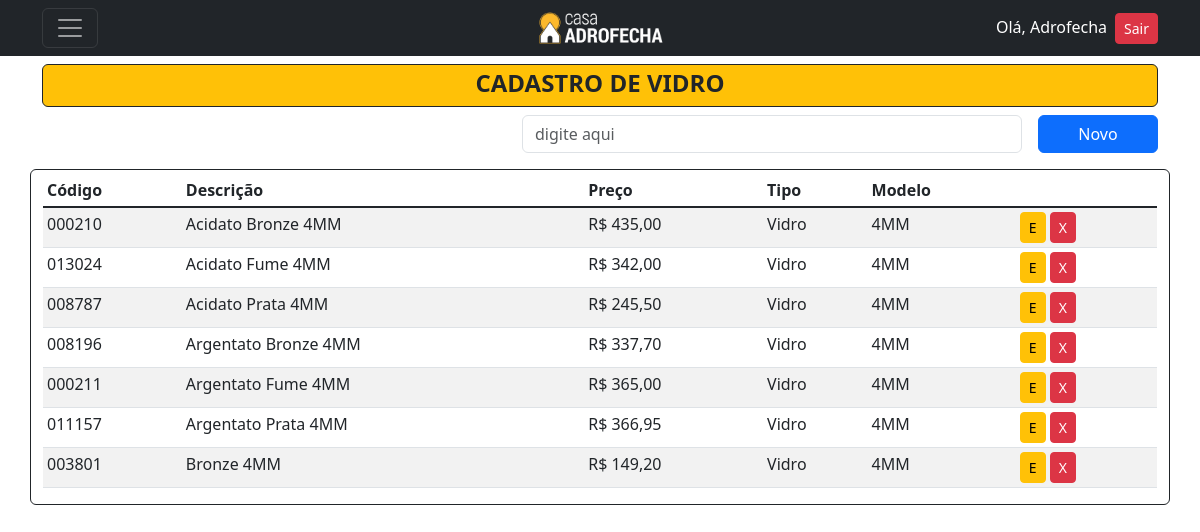
Before: /listar/vidro/ (signed in) with the older database file.
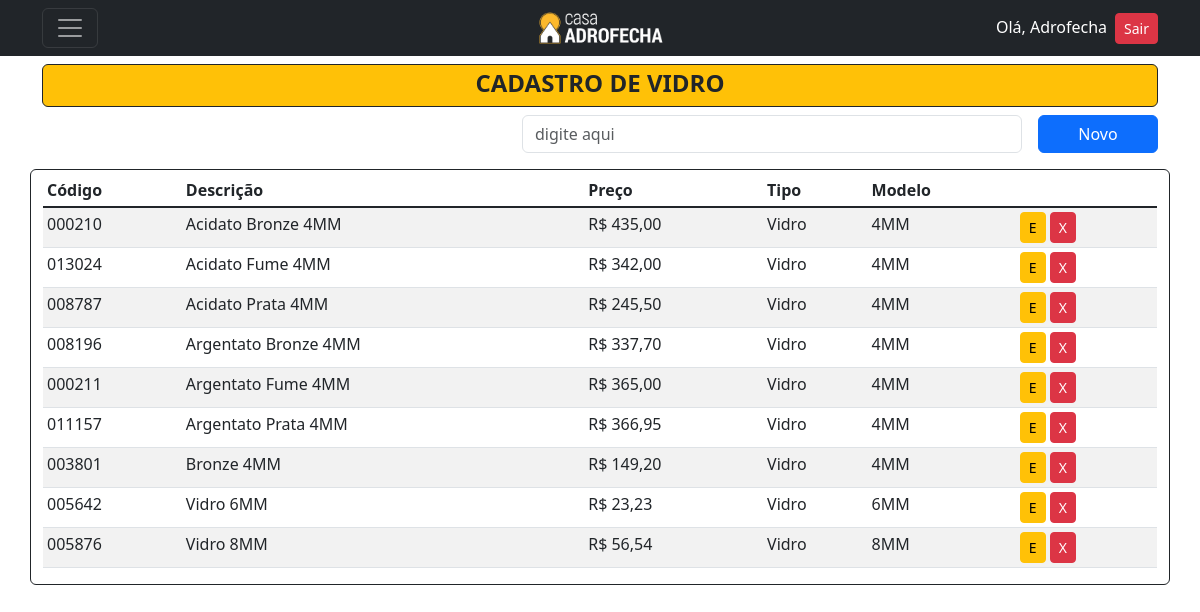
After: the same page with the newer database file.
### cadastros/models.py (models this page shows, shortened)
class Vidro(models.Model):
    codigo = models.CharField(max_length=6, verbose_name="Código", unique=True)
    descricao = models.CharField(max_length=150, verbose_name="Descrição")
    preco = models.DecimalField(decimal_places=2, max_digits=5, verbose_name="Preço")
    tipo = models.ForeignKey(Tipo, on_delete=models.PROTECT)
    modelo = models.ForeignKey(ModeloVidro, on_delete=models.PROTECT)
    class Meta:
        verbose_name = 'Vidro'
        verbose_name_plural = 'Vidros'
        ordering = ["descricao"]

class Tipo(models.Model):
    tipo = models.CharField(max_length=30, unique=True)
    class Meta:
        ordering = ["tipo"]
    def __str__(self):
        return self.tipo

class ModeloVidro(models.Model):
    modelo = models.CharField(max_length=10, unique=True)
    class Meta:
        verbose_name = 'Modelo Vidro'
        verbose_name_plural = 'Modelos Vidros'
        ordering = ["modelo"]
    def __str__(self):
        return self.modelo

### cadastros/views.py (the view)
# urls.py: path('listar/vidro/', VidroList.as_view(), name='listar-vidro'),
class VidroList(LoginRequiredMixin,PermissionRequiredMixin, ListView):
    model = Vidro
    template_name = 'cadastros/listas/Vidro.html'
    permission_required = 'cadastros.view_vidro'

### cadastros/templates/cadastros/listas/Vidro.html (shortened to what this page needs)
{% extends 'base.html' %}
{% block content %}
<header class="mt-5">
  <div>
      <div class="bg-warning rounded text-dark border border-dark pt-1 d-flex align-items-center justify-content-center">
        <h4><strong>CADASTRO DE VIDRO</strong></h4>
      </div>
      <div class="mt-2 d-flex align-items-center justify-content-end">
          <input type="email" class="form-control me-3" style="width: 500px;" placeholder="digite aqui">
          <a href="{% url 'cadastrar-vidro' %}" style="width: 120px;" class="btn btn-primary bg-primary">Novo</a>
      </div>
  </div>
</header>
<div class="mt-3">
  <div class="row">
      <div class="border border-dark rounded container">
          <table class="mt-1 table table-sm table-striped">
            <thead>
              <tr>
                <th scope="col ">Código</th>
                <th scope="col ">Descrição</th>
                <th scope="col ">Preço</th>
                <th scope="col ">Tipo</th>
                <th scope="col ">Modelo</th>
              </tr>
            </thead>
            <tbody class="table-group-divider ">
                {% for vidro in object_list %}
                <tr>
                    <td>{{ vidro.codigo }}</td>
                    <td>{{ vidro.descricao }}</td>
                    <td>R$ {{ vidro.preco }}</td>
                    <td>{{ vidro.tipo }}</td>
                    <td>{{ vidro.modelo }}</td>
                    <td>
                        <a href="{% url 'editar-vidro' vidro.pk %}" class="btn btn-warning btn-sm" title="Editar">E</a>
                        <a href="{% url 'excluir-vidro' vidro.pk %}" class="btn btn-danger btn-sm" title="Excluir">X</a>
                    </td>
                </tr>
                {% empty %}
                    <tr>
                        <td colspan="9">Nenhum Vidro cadastrado</td>
                    </tr>
                {% endfor %}
            </tbody>
          </table>
      </div>
  </div>
</div>
{% endblock %}

Changed rows visible on the page:
added Vidro: codigo "005642", descricao "Vidro 6MM", preco "23,23", tipo "Vidro", modelo "6MM"
added Vidro: codigo "005876", descricao "Vidro 8MM", preco "56,54", tipo "Vidro", modelo "8MM"
